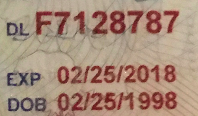
#> input picture BackEnd/Top_half.png, 198 x 116 px
$ python main1.py
#> lines starting #> are read from the running program, lines starting #| are printed output that depends on the picture
import pytesseract
from PIL import Image, ImageEnhance, ImageFilter

image = Image.open(r'Top_half.png')
#> image is the input picture: PIL image 198x116 RGB; mean R, G, B 168.2, 140.6, 122.8
image = image.filter(ImageFilter.MinFilter(1))

#Increasing Contrast
contrast = ImageEnhance.Contrast(image)
image = contrast.enhance(50)
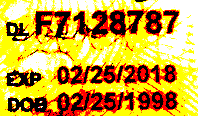
#> image: PIL image 198x116 RGB; mean R, G, B 206.1, 166.8, 59.4

#Making Picture Black+White
color = ImageEnhance.Color(image)
image = color.enhance(0.0)
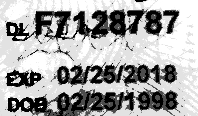
#> image: PIL image 198x116 RGB; min 0, max 255, mean 166.3

#Increasing Brightness
bright = ImageEnhance.Brightness(image)
image = bright.enhance(5.0)
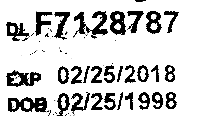
#> image: PIL image 198x116 RGB; min 0, max 255, mean 206.8

#Increasing Sharpness
sharpness = ImageEnhance.Sharpness(image)
image = sharpness.enhance(5.0)

#Printing translation
print(pytesseract.image_to_string(image))
#> (this line was passed over: pytesseract is not available in this run)

$ run again, with BackEnd/bottom_half.png copied over BackEnd/Top_half.png
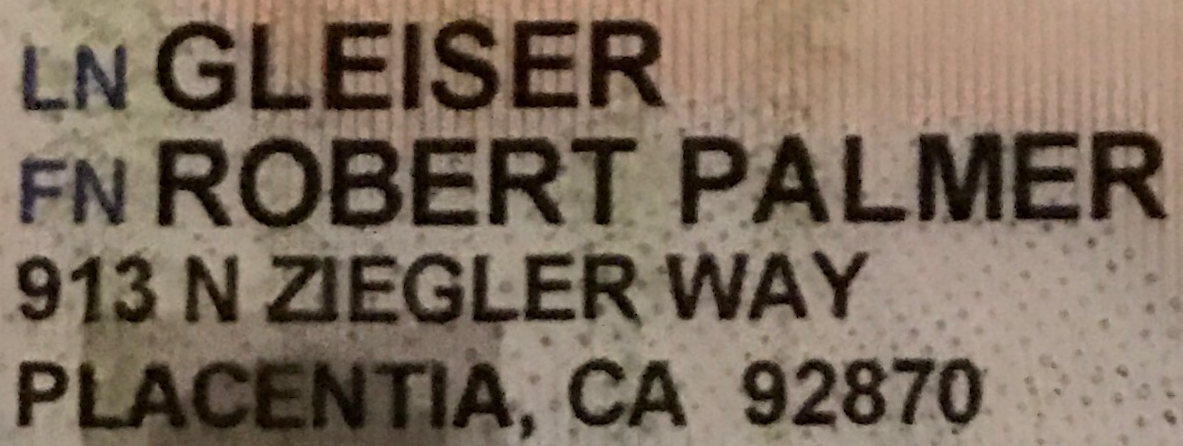
#> input picture BackEnd/bottom_half.png, 1183 x 446 px
#> image is the input picture: PIL image 1183x446 RGB; mean R, G, B 124.8, 108.9, 93.7
#> `image = color.enhance(0.0)`:
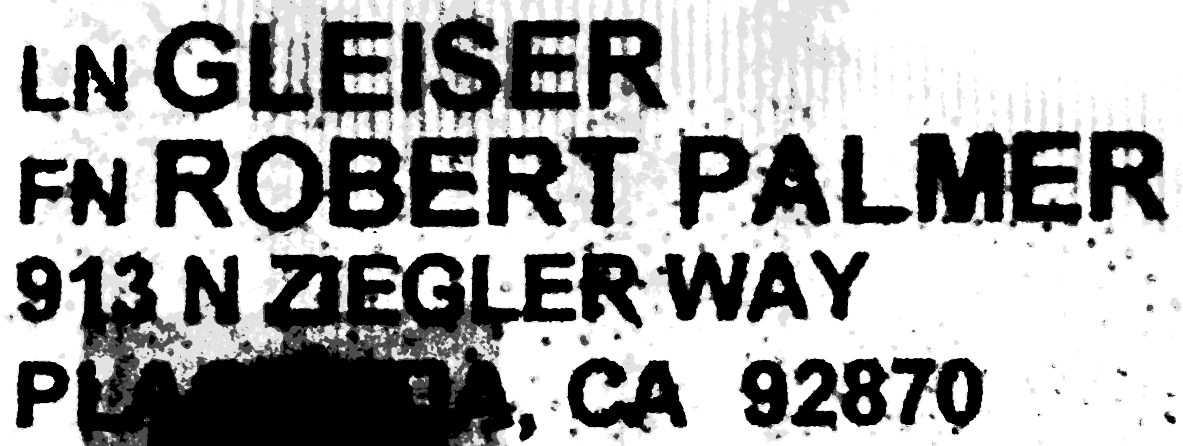
#> image: PIL image 1183x446 RGB; min 0, max 255, mean 162.2
#> `image = bright.enhance(5.0)`:
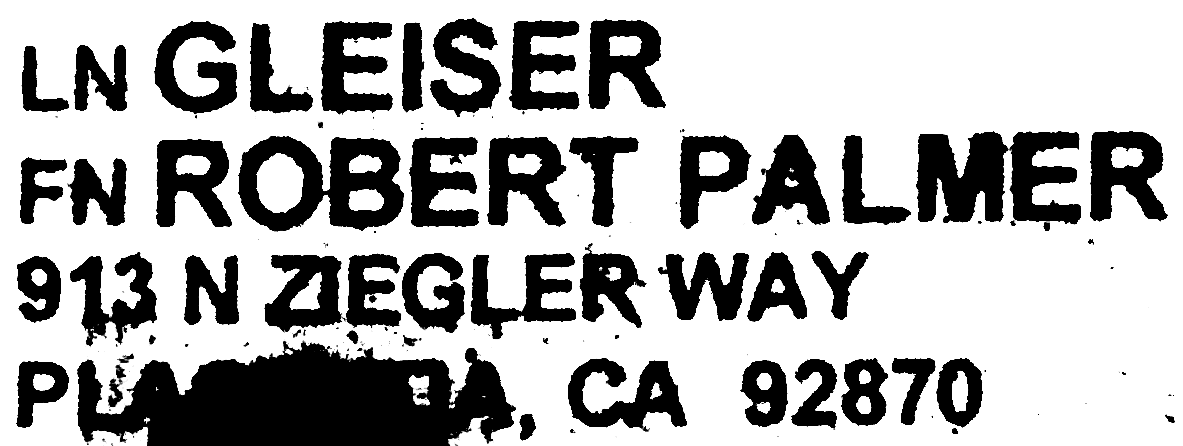
#> image: PIL image 1183x446 RGB; min 0, max 255, mean 176.9
